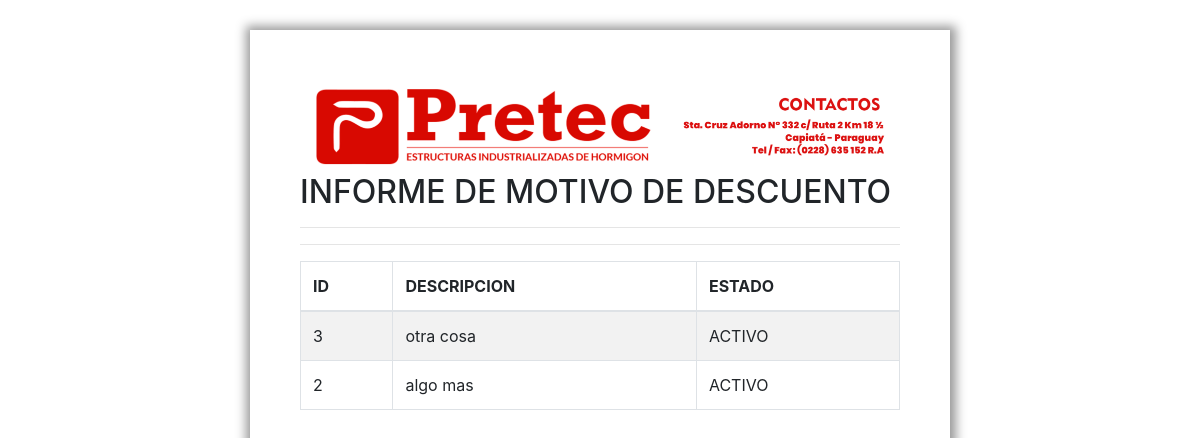
Screenshot of /paginas/referenciales/imprimirMotivoDescuento.php with the database file from the repository.
### tables this page shows
CREATE TABLE `desc_motiv` (
  `des_motiv_id` int(11) NOT NULL,
  `des_mot_desci` varchar(100) NOT NULL,
  `estado` tinyint(1) NOT NULL
);

### conexion/db.php (called while the page is built, shortened)
<?php
Class DB {
    private $host;
    private $usuario;
    private $pass;
    private $base_de_datos;
    private $charset;
    public function __construct() {
        $this->host = 'localhost';
        $this->base_de_datos = 'pretec';
        $this->usuario = 'root';
        $this->pass = '';
        $this->charset = 'utf8mb4';
    }
    public function  conectar(){
        try{
            $connection = "mysql:host=" . $this->host .
                    ";dbname=" . $this->base_de_datos .
                    ";charset=" . $this->charset;
            $options = [
                PDO::ATTR_ERRMODE => PDO::ERRMODE_EXCEPTION,
                PDO::ATTR_EMULATE_PREPARES=> false,
                PDO::ATTR_PERSISTENT => TRUE
            ];
            $pdo = new PDO($connection, $this->usuario, $this->pass,
                    $options);
            return $pdo;
        }catch(PDOException $e){
            print_r('Error connection: ' . $e->getMessage());
        }
    }
}

### paginas/referenciales/imprimirMotivoDescuento.php (the view, shortened to what this page needs)
<?php
require_once '../../conexion/db.php';
$base_datos = new DB();
$query = $base_datos->conectar()->prepare("SELECT `des_motiv_id`,
        `des_mot_desci`, if(`estado` = 1, 'ACTIVO', 'ANULADO') as estado
        FROM `desc_motiv`
        ORDER by des_motiv_id desc");
$query->execute();
?>
<!doctype html>
<html lang="en">
    <head>
        <link href="../../css/bootstrap/dist/css/bootstrap.min.css" rel="stylesheet">    </head>
    <body style="margin: 30px auto; width: 700px;
          box-shadow: 1px 1px 10px 5px #999999; padding: 50px;">
        <img src="../../images/membrete.jpg" style="width: 100%;" alt="">
        <h2>INFORME DE MOTIVO DE DESCUENTO</h2>
        <hr>
        <hr>
        <div class="row">
            <div class="col-md-12">
                <table class="table table-bordered table-striped">
                    <thead>
                        <tr>
                            <th>ID</th>
                            <th>DESCRIPCION</th>
                            <th>ESTADO</th>
                        </tr>
                    </thead>
                    <tbody>
                        <?php
                        if ($query->rowCount()) {
                            foreach ($query as $fila) {
                                ?>
                                <tr>
                                    <td><?php echo $fila['des_motiv_id'] ?></td>
                                    <td><?php echo $fila['des_mot_desci'] ?></td>
                                    <td><?php echo $fila['estado'] ?></td>
                                </tr>
                                <?php
                            }
                        }
                        ?>
                    </tbody>
                </table>
            </div>
        </div>
    </body>
</html>

### rows the page displays
desc_motiv: des_motiv_id "3", des_mot_desci "otra cosa", estado "ACTIVO"
desc_motiv: des_motiv_id "2", des_mot_desci "algo mas", estado "ACTIVO"
